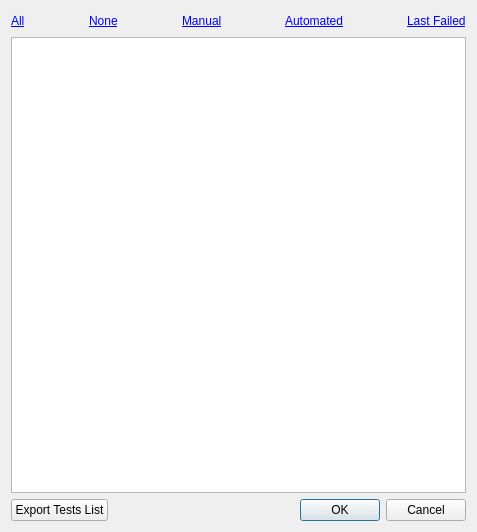
<?xml version="1.0" encoding="UTF-8"?>
<ui version="4.0">
 <class>Dialog</class>
 <widget class="QDialog" name="Dialog">
  <property name="geometry">
   <rect>
    <x>0</x>
    <y>0</y>
    <width>477</width>
    <height>532</height>
   </rect>
  </property>
  <property name="windowTitle">
   <string>Test selector</string>
  </property>
  <layout class="QVBoxLayout" name="verticalLayout">
   <item>
    <layout class="QHBoxLayout" name="horizontalLayout">
     <item>
      <widget class="QLabel" name="selectAllLabel">
       <property name="text">
        <string>&lt;a href='#'&gt;All&lt;/a&gt;</string>
       </property>
      </widget>
     </item>
     <item>
      <spacer name="horizontalSpacer_2">
       <property name="orientation">
        <enum>Qt::Horizontal</enum>
       </property>
       <property name="sizeHint" stdset="0">
        <size>
         <width>40</width>
         <height>20</height>
        </size>
       </property>
      </spacer>
     </item>
     <item>
      <widget class="QLabel" name="unselectAllLabel">
       <property name="text">
        <string>&lt;a href='#'&gt;None&lt;/a&gt;</string>
       </property>
      </widget>
     </item>
     <item>
      <spacer name="horizontalSpacer_3">
       <property name="orientation">
        <enum>Qt::Horizontal</enum>
       </property>
       <property name="sizeHint" stdset="0">
        <size>
         <width>40</width>
         <height>20</height>
        </size>
       </property>
      </spacer>
     </item>
     <item>
      <widget class="QLabel" name="onlyManualLabel">
       <property name="text">
        <string>&lt;a href='#'&gt;Manual&lt;/a&gt;</string>
       </property>
      </widget>
     </item>
     <item>
      <spacer name="horizontalSpacer_4">
       <property name="orientation">
        <enum>Qt::Horizontal</enum>
       </property>
       <property name="sizeHint" stdset="0">
        <size>
         <width>40</width>
         <height>20</height>
        </size>
       </property>
      </spacer>
     </item>
     <item>
      <widget class="QLabel" name="onlyUnitLabel">
       <property name="text">
        <string>&lt;a href='#'&gt;Automated&lt;/a&gt;</string>
       </property>
      </widget>
     </item>
     <item>
      <spacer name="horizontalSpacer">
       <property name="orientation">
        <enum>Qt::Horizontal</enum>
       </property>
       <property name="sizeHint" stdset="0">
        <size>
         <width>40</width>
         <height>20</height>
        </size>
       </property>
      </spacer>
     </item>
     <item>
      <widget class="QLabel" name="onlyLastFailuresLabel">
       <property name="text">
        <string>&lt;a href='#'&gt;Last Failed&lt;/a&gt;</string>
       </property>
      </widget>
     </item>
    </layout>
   </item>
   <item>
    <widget class="QTreeWidget" name="testsTree">
     <attribute name="headerVisible">
      <bool>false</bool>
     </attribute>
     <column>
      <property name="text">
       <string notr="true">1</string>
      </property>
     </column>
    </widget>
   </item>
   <item>
    <layout class="QHBoxLayout" name="horizontalLayout_2">
     <item>
      <widget class="QPushButton" name="exportButton">
       <property name="text">
        <string>Export Tests List</string>
       </property>
      </widget>
     </item>
     <item>
      <widget class="QDialogButtonBox" name="buttonBox">
       <property name="orientation">
        <enum>Qt::Horizontal</enum>
       </property>
       <property name="standardButtons">
        <set>QDialogButtonBox::Cancel|QDialogButtonBox::Ok</set>
       </property>
      </widget>
     </item>
    </layout>
   </item>
  </layout>
 </widget>
 <resources/>
 <connections/>
</ui>
